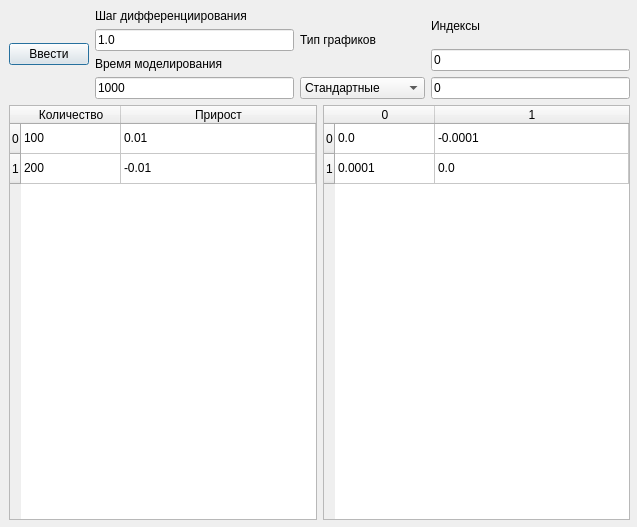
<?xml version="1.0" encoding="UTF-8"?>
<ui version="4.0">
 <class>Dialog</class>
 <widget class="QDialog" name="Dialog">
  <property name="geometry">
   <rect>
    <x>0</x>
    <y>0</y>
    <width>637</width>
    <height>527</height>
   </rect>
  </property>
  <property name="sizePolicy">
   <sizepolicy hsizetype="Expanding" vsizetype="Expanding">
    <horstretch>0</horstretch>
    <verstretch>0</verstretch>
   </sizepolicy>
  </property>
  <property name="windowTitle">
   <string>Параметры системы</string>
  </property>
  <widget class="QWidget" name="verticalLayoutWidget">
   <property name="geometry">
    <rect>
     <x>9</x>
     <y>9</y>
     <width>621</width>
     <height>511</height>
    </rect>
   </property>
   <layout class="QVBoxLayout" name="verticalLayout" stretch="0,0">
    <property name="sizeConstraint">
     <enum>QLayout::SetDefaultConstraint</enum>
    </property>
    <item>
     <layout class="QHBoxLayout" name="horizontalLayout">
      <item>
       <widget class="QPushButton" name="pushButton">
        <property name="text">
         <string>Ввести</string>
        </property>
       </widget>
      </item>
      <item>
       <layout class="QVBoxLayout" name="verticalLayout_2">
        <item>
         <widget class="QLabel" name="label_2">
          <property name="text">
           <string>Шаг дифференциирования</string>
          </property>
         </widget>
        </item>
        <item>
         <widget class="QLineEdit" name="lineEdit">
          <property name="text">
           <string>1.0</string>
          </property>
         </widget>
        </item>
        <item>
         <widget class="QLabel" name="label_3">
          <property name="text">
           <string>Время моделирования</string>
          </property>
         </widget>
        </item>
        <item>
         <widget class="QLineEdit" name="lineEdit_2">
          <property name="text">
           <string>1000</string>
          </property>
         </widget>
        </item>
       </layout>
      </item>
      <item>
       <layout class="QVBoxLayout" name="verticalLayout_3">
        <item>
         <widget class="QLabel" name="label">
          <property name="text">
           <string>Тип графиков</string>
          </property>
         </widget>
        </item>
        <item>
         <widget class="QComboBox" name="comboBox">
          <item>
           <property name="text">
            <string>Стандартные</string>
           </property>
          </item>
          <item>
           <property name="text">
            <string>Фазовые кривые</string>
           </property>
          </item>
         </widget>
        </item>
       </layout>
      </item>
      <item>
       <layout class="QVBoxLayout" name="verticalLayout_4">
        <item>
         <widget class="QLabel" name="label_4">
          <property name="text">
           <string>Индексы</string>
          </property>
         </widget>
        </item>
        <item>
         <widget class="QLineEdit" name="lineEdit_4">
          <property name="text">
           <string>0</string>
          </property>
         </widget>
        </item>
        <item>
         <widget class="QLineEdit" name="lineEdit_3">
          <property name="text">
           <string>0</string>
          </property>
         </widget>
        </item>
       </layout>
      </item>
     </layout>
    </item>
    <item>
     <layout class="QHBoxLayout" name="horizontalLayout_2">
      <item>
       <widget class="QTableWidget" name="tableWidget">
        <attribute name="horizontalHeaderStretchLastSection">
         <bool>true</bool>
        </attribute>
        <attribute name="verticalHeaderStretchLastSection">
         <bool>false</bool>
        </attribute>
        <row>
         <property name="text">
          <string>0</string>
         </property>
        </row>
        <row>
         <property name="text">
          <string>1</string>
         </property>
        </row>
        <column>
         <property name="text">
          <string>Количество</string>
         </property>
        </column>
        <column>
         <property name="text">
          <string>Прирост</string>
         </property>
        </column>
        <item row="0" column="0">
         <property name="text">
          <string>100</string>
         </property>
        </item>
        <item row="0" column="1">
         <property name="text">
          <string>0.01</string>
         </property>
        </item>
        <item row="1" column="0">
         <property name="text">
          <string>200</string>
         </property>
        </item>
        <item row="1" column="1">
         <property name="text">
          <string>-0.01</string>
         </property>
        </item>
       </widget>
      </item>
      <item>
       <widget class="QTableWidget" name="tableWidget_2">
        <attribute name="horizontalHeaderStretchLastSection">
         <bool>true</bool>
        </attribute>
        <row>
         <property name="text">
          <string>0</string>
         </property>
        </row>
        <row>
         <property name="text">
          <string>1</string>
         </property>
        </row>
        <column>
         <property name="text">
          <string>0</string>
         </property>
        </column>
        <column>
         <property name="text">
          <string>1</string>
         </property>
        </column>
        <item row="0" column="0">
         <property name="text">
          <string>0.0</string>
         </property>
        </item>
        <item row="0" column="1">
         <property name="text">
          <string>-0.0001</string>
         </property>
        </item>
        <item row="1" column="0">
         <property name="text">
          <string>0.0001</string>
         </property>
        </item>
        <item row="1" column="1">
         <property name="text">
          <string>0.0</string>
         </property>
        </item>
       </widget>
      </item>
     </layout>
    </item>
   </layout>
  </widget>
 </widget>
 <resources/>
 <connections/>
</ui>
